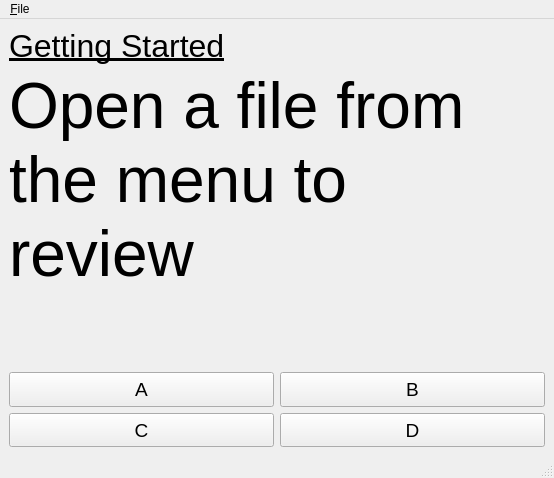
<?xml version="1.0" encoding="UTF-8"?>
<ui version="4.0">
 <class>DrillbitWin</class>
 <widget class="QMainWindow" name="DrillbitWin">
  <property name="geometry">
   <rect>
    <x>0</x>
    <y>0</y>
    <width>554</width>
    <height>478</height>
   </rect>
  </property>
  <property name="windowTitle">
   <string>Lyngo Drillbit</string>
  </property>
  <widget class="QWidget" name="centralwidget">
   <layout class="QVBoxLayout" name="verticalLayout">
    <item>
     <widget class="QLabel" name="lblUnit">
      <property name="font">
       <font>
        <pointsize>24</pointsize>
        <underline>true</underline>
       </font>
      </property>
      <property name="text">
       <string>Getting Started</string>
      </property>
     </widget>
    </item>
    <item>
     <widget class="QLabel" name="lblWord">
      <property name="minimumSize">
       <size>
        <width>0</width>
        <height>100</height>
       </size>
      </property>
      <property name="font">
       <font>
        <pointsize>48</pointsize>
       </font>
      </property>
      <property name="text">
       <string>Open a file from the menu to review</string>
      </property>
      <property name="textFormat">
       <enum>Qt::PlainText</enum>
      </property>
      <property name="alignment">
       <set>Qt::AlignLeading|Qt::AlignLeft|Qt::AlignTop</set>
      </property>
      <property name="wordWrap">
       <bool>true</bool>
      </property>
     </widget>
    </item>
    <item>
     <spacer name="verticalSpacer">
      <property name="orientation">
       <enum>Qt::Vertical</enum>
      </property>
      <property name="sizeType">
       <enum>QSizePolicy::MinimumExpanding</enum>
      </property>
      <property name="sizeHint" stdset="0">
       <size>
        <width>20</width>
        <height>20</height>
       </size>
      </property>
     </spacer>
    </item>
    <item>
     <layout class="QGridLayout" name="gridLayout">
      <item row="0" column="0">
       <widget class="QPushButton" name="pbChoice1">
        <property name="sizePolicy">
         <sizepolicy hsizetype="Expanding" vsizetype="Expanding">
          <horstretch>0</horstretch>
          <verstretch>0</verstretch>
         </sizepolicy>
        </property>
        <property name="font">
         <font>
          <pointsize>14</pointsize>
         </font>
        </property>
        <property name="text">
         <string>A</string>
        </property>
        <property name="shortcut">
         <string>1</string>
        </property>
       </widget>
      </item>
      <item row="1" column="0">
       <widget class="QPushButton" name="pbChoice3">
        <property name="sizePolicy">
         <sizepolicy hsizetype="Expanding" vsizetype="Expanding">
          <horstretch>0</horstretch>
          <verstretch>0</verstretch>
         </sizepolicy>
        </property>
        <property name="font">
         <font>
          <pointsize>14</pointsize>
         </font>
        </property>
        <property name="text">
         <string>C</string>
        </property>
        <property name="shortcut">
         <string>3</string>
        </property>
       </widget>
      </item>
      <item row="0" column="1">
       <widget class="QPushButton" name="pbChoice2">
        <property name="sizePolicy">
         <sizepolicy hsizetype="Expanding" vsizetype="Expanding">
          <horstretch>0</horstretch>
          <verstretch>0</verstretch>
         </sizepolicy>
        </property>
        <property name="font">
         <font>
          <pointsize>14</pointsize>
         </font>
        </property>
        <property name="text">
         <string>B</string>
        </property>
        <property name="shortcut">
         <string>2</string>
        </property>
       </widget>
      </item>
      <item row="1" column="1">
       <widget class="QPushButton" name="pbChoice4">
        <property name="sizePolicy">
         <sizepolicy hsizetype="Expanding" vsizetype="Expanding">
          <horstretch>0</horstretch>
          <verstretch>0</verstretch>
         </sizepolicy>
        </property>
        <property name="font">
         <font>
          <pointsize>14</pointsize>
         </font>
        </property>
        <property name="text">
         <string>D</string>
        </property>
        <property name="shortcut">
         <string>4</string>
        </property>
       </widget>
      </item>
     </layout>
    </item>
   </layout>
  </widget>
  <widget class="QMenuBar" name="menubar">
   <property name="geometry">
    <rect>
     <x>0</x>
     <y>0</y>
     <width>554</width>
     <height>22</height>
    </rect>
   </property>
   <widget class="QMenu" name="menu_File">
    <property name="title">
     <string>&amp;File</string>
    </property>
    <widget class="QMenu" name="menuOpen">
     <property name="title">
      <string>Open</string>
     </property>
     <addaction name="mnuFileOpen"/>
     <addaction name="mnuFileOpenVocabulary"/>
    </widget>
    <addaction name="menuOpen"/>
    <addaction name="mnuFileHtmlQuiz"/>
    <addaction name="separator"/>
    <addaction name="mnuFileExit"/>
   </widget>
   <addaction name="menu_File"/>
  </widget>
  <widget class="QStatusBar" name="statusbar"/>
  <action name="mnuFileOpen">
   <property name="text">
    <string>Open &amp;Quiz</string>
   </property>
   <property name="shortcut">
    <string>Ctrl+O</string>
   </property>
  </action>
  <action name="mnuFileExit">
   <property name="text">
    <string>E&amp;xit</string>
   </property>
   <property name="shortcut">
    <string>Ctrl+X</string>
   </property>
  </action>
  <action name="mnuFileHtmlQuiz">
   <property name="enabled">
    <bool>false</bool>
   </property>
   <property name="text">
    <string>Generate &amp;HTML Quiz</string>
   </property>
  </action>
  <action name="mnuFileOpenVocabulary">
   <property name="text">
    <string>&amp;Vocabulary List</string>
   </property>
  </action>
 </widget>
 <tabstops>
  <tabstop>pbChoice1</tabstop>
  <tabstop>pbChoice2</tabstop>
  <tabstop>pbChoice3</tabstop>
  <tabstop>pbChoice4</tabstop>
 </tabstops>
 <resources/>
 <connections/>
</ui>
